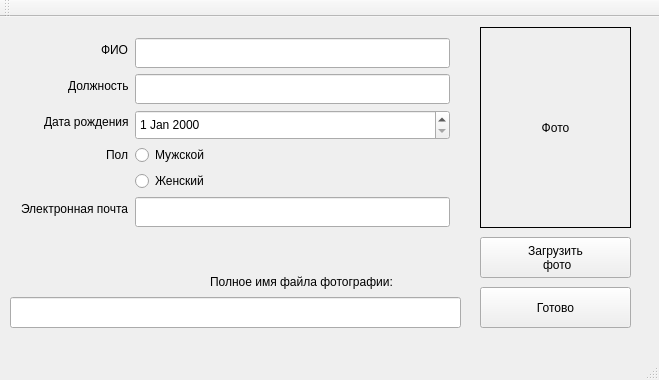
<?xml version="1.0" encoding="UTF-8"?>
<ui version="4.0">
 <class>razumov_MainWindow</class>
 <widget class="QMainWindow" name="razumov_MainWindow">
  <property name="enabled">
   <bool>true</bool>
  </property>
  <property name="geometry">
   <rect>
    <x>0</x>
    <y>0</y>
    <width>659</width>
    <height>380</height>
   </rect>
  </property>
  <property name="windowTitle">
   <string>Создание данных (автор Разумов)</string>
  </property>
  <widget class="QWidget" name="centralWidget">
   <widget class="QWidget" name="formLayoutWidget">
    <property name="geometry">
     <rect>
      <x>10</x>
      <y>10</y>
      <width>451</width>
      <height>211</height>
     </rect>
    </property>
    <layout class="QFormLayout" name="formLayout">
     <property name="labelAlignment">
      <set>Qt::AlignRight|Qt::AlignTrailing|Qt::AlignVCenter</set>
     </property>
     <item row="0" column="0">
      <widget class="QLabel" name="labelFullname">
       <property name="text">
        <string>ФИО</string>
       </property>
      </widget>
     </item>
     <item row="0" column="1">
      <widget class="QLineEdit" name="lineEditName">
       <property name="minimumSize">
        <size>
         <width>0</width>
         <height>30</height>
        </size>
       </property>
      </widget>
     </item>
     <item row="1" column="0">
      <widget class="QLabel" name="labelPosition">
       <property name="text">
        <string>Должность</string>
       </property>
      </widget>
     </item>
     <item row="1" column="1">
      <widget class="QLineEdit" name="lineEditPosition">
       <property name="minimumSize">
        <size>
         <width>0</width>
         <height>30</height>
        </size>
       </property>
      </widget>
     </item>
     <item row="2" column="0">
      <widget class="QLabel" name="labelBirthday">
       <property name="text">
        <string>Дата рождения</string>
       </property>
      </widget>
     </item>
     <item row="2" column="1">
      <widget class="QDateEdit" name="dateEditBirthday">
       <property name="sizePolicy">
        <sizepolicy hsizetype="Minimum" vsizetype="Minimum">
         <horstretch>0</horstretch>
         <verstretch>0</verstretch>
        </sizepolicy>
       </property>
       <property name="minimumSize">
        <size>
         <width>0</width>
         <height>30</height>
        </size>
       </property>
       <property name="tabletTracking">
        <bool>true</bool>
       </property>
      </widget>
     </item>
     <item row="3" column="0">
      <widget class="QLabel" name="labelGender">
       <property name="text">
        <string>Пол</string>
       </property>
      </widget>
     </item>
     <item row="3" column="1">
      <widget class="QRadioButton" name="radioButtonMale">
       <property name="text">
        <string>Мужской</string>
       </property>
      </widget>
     </item>
     <item row="4" column="1">
      <widget class="QRadioButton" name="radioButtonFemale">
       <property name="text">
        <string>Женский</string>
       </property>
      </widget>
     </item>
     <item row="6" column="0">
      <widget class="QLabel" name="labelEmail">
       <property name="text">
        <string>Электронная почта</string>
       </property>
      </widget>
     </item>
     <item row="6" column="1">
      <widget class="QLineEdit" name="lineEditEmail">
       <property name="minimumSize">
        <size>
         <width>0</width>
         <height>30</height>
        </size>
       </property>
      </widget>
     </item>
    </layout>
   </widget>
   <widget class="QLabel" name="labelPhoto">
    <property name="geometry">
     <rect>
      <x>480</x>
      <y>10</y>
      <width>151</width>
      <height>201</height>
     </rect>
    </property>
    <property name="frameShape">
     <enum>QFrame::Panel</enum>
    </property>
    <property name="text">
     <string>Фото</string>
    </property>
    <property name="alignment">
     <set>Qt::AlignCenter</set>
    </property>
   </widget>
   <widget class="QPushButton" name="pushButtonUpload">
    <property name="geometry">
     <rect>
      <x>480</x>
      <y>220</y>
      <width>151</width>
      <height>41</height>
     </rect>
    </property>
    <property name="text">
     <string>Загрузить
 фото</string>
    </property>
   </widget>
   <widget class="QPushButton" name="pushButtonDone">
    <property name="geometry">
     <rect>
      <x>480</x>
      <y>270</y>
      <width>151</width>
      <height>41</height>
     </rect>
    </property>
    <property name="text">
     <string>Готово</string>
    </property>
   </widget>
   <widget class="QLineEdit" name="lineEditFileName">
    <property name="geometry">
     <rect>
      <x>10</x>
      <y>280</y>
      <width>451</width>
      <height>31</height>
     </rect>
    </property>
    <property name="minimumSize">
     <size>
      <width>0</width>
      <height>30</height>
     </size>
    </property>
   </widget>
   <widget class="QLabel" name="labelFileName">
    <property name="geometry">
     <rect>
      <x>210</x>
      <y>250</y>
      <width>251</width>
      <height>29</height>
     </rect>
    </property>
    <property name="text">
     <string>Полное имя файла фотографии:</string>
    </property>
   </widget>
  </widget>
  <widget class="QMenuBar" name="menuBar">
   <property name="geometry">
    <rect>
     <x>0</x>
     <y>0</y>
     <width>659</width>
     <height>22</height>
    </rect>
   </property>
  </widget>
  <widget class="QToolBar" name="mainToolBar">
   <property name="enabled">
    <bool>false</bool>
   </property>
   <property name="movable">
    <bool>true</bool>
   </property>
   <attribute name="toolBarArea">
    <enum>TopToolBarArea</enum>
   </attribute>
   <attribute name="toolBarBreak">
    <bool>false</bool>
   </attribute>
  </widget>
  <widget class="QStatusBar" name="statusBar"/>
 </widget>
 <layoutdefault spacing="6" margin="11"/>
 <resources/>
 <connections/>
</ui>
